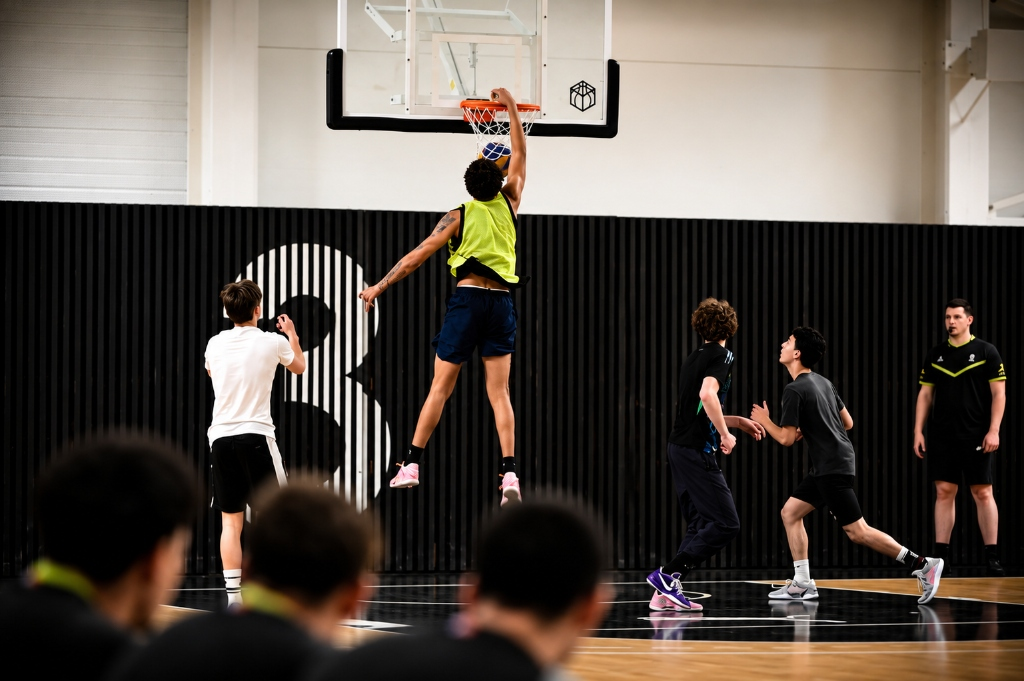
#> input picture assets/images/gallery-1.jpg, 1024 x 681 px; its folder holds 4 pictures in this run
$ python build-images.py
#> lines starting #> are read from the running program, lines starting #| are printed output that depends on the picture
"""Génère les images web de la galerie à partir des originaux assets/images/gallery-N.jpg.

Pour chaque photo :
  - agrandissement ×2 (Lanczos) pour les écrans haute densité ;
  - netteté fine (unsharp mask), léger contraste local (« clarté »), contraste ×1.12 et saturation ×1.05 ;
  - export WebP en 600 / 1200 / 2048 px de large (ou la largeur max disponible) + un JPEG haute qualité de secours.

Usage : python3 scripts/build-images.py
"""
from pathlib import Path

from PIL import Image, ImageEnhance, ImageFilter

DIR = Path(__file__).resolve().parent.parent / "assets" / "images"
WIDTHS = (600, 1200, 2048)


def enhance(im: Image.Image) -> Image.Image:
    im = im.convert("RGB")
#> im is the input picture: PIL image 1024x681 RGB; mean R, G, B 87.9, 79.3, 71.3
    im = im.resize((im.width * 2, im.height * 2), Image.LANCZOS)
#> im: PIL image 2048x1362 RGB
    im = im.filter(ImageFilter.UnsharpMask(radius=1.8, percent=80, threshold=3))
    im = im.filter(ImageFilter.UnsharpMask(radius=24, percent=14, threshold=0))
    # contraste/saturation intégrés à l'image (évite un filtre CSS recalculé pendant l'animation)
    im = ImageEnhance.Contrast(im).enhance(1.12)
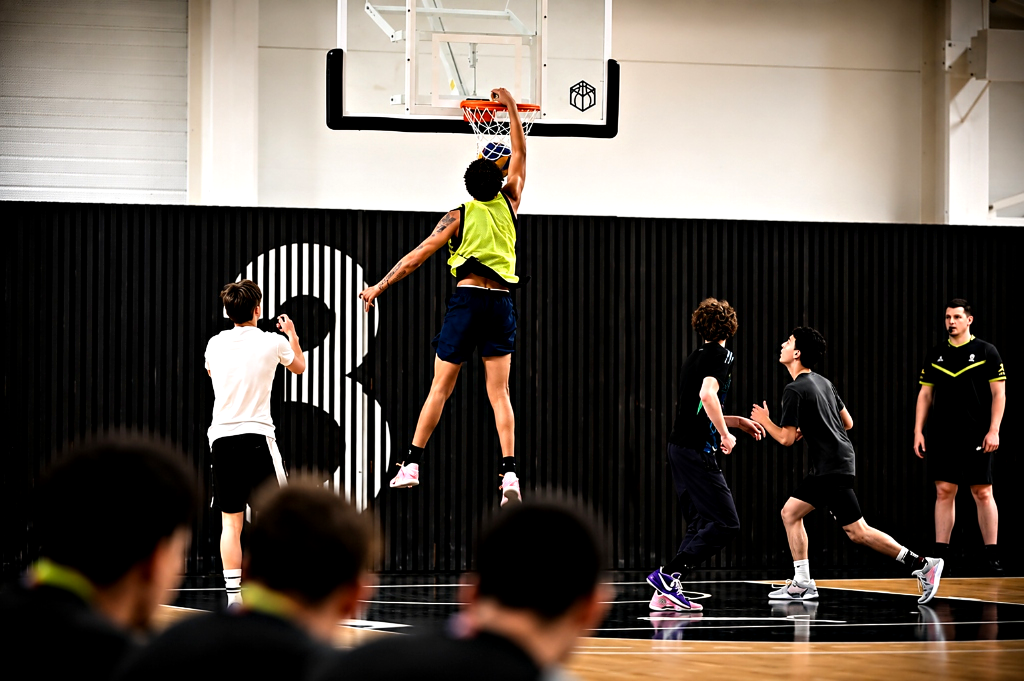
#> im: PIL image 2048x1362 RGB (shown at 1/2 size); mean R, G, B 90.7, 81.6, 73
    im = ImageEnhance.Color(im).enhance(1.05)
    return im


def main() -> None:
    for i in range(1, 6):
        src = DIR / f"gallery-{i}.jpg"
        hd = enhance(Image.open(src))
        sizes = [w for w in WIDTHS if w < hd.width] + [min(hd.width, WIDTHS[-1])]
#> sizes = [600, 1200, 2048]
        for w in sizes:
            out = hd if hd.width == w else hd.resize((w, round(hd.height * w / hd.width)), Image.LANCZOS)
            out.save(DIR / f"gallery-{i}-{w}.webp", "WEBP", quality=86, method=6)
#> this loop made 3 passes
#> pass 1, in main, `out = hd if hd.width == w else hd.resize((w, round(hd.height * w / hd...`:
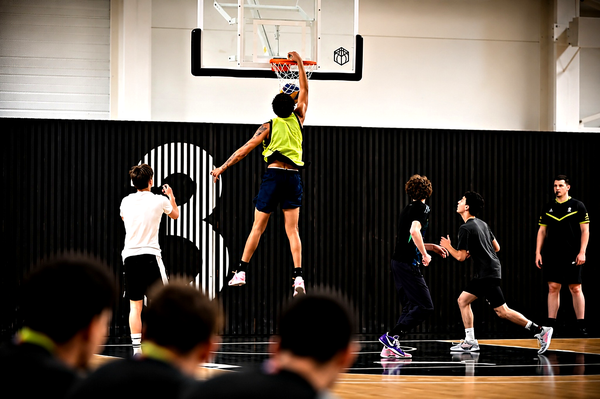
#> out: PIL image 600x399 RGB; mean R, G, B 90.9, 81.3, 72.3
#> pass 2, in main, `out = hd if hd.width == w else hd.resize((w, round(hd.height * w / hd...`:
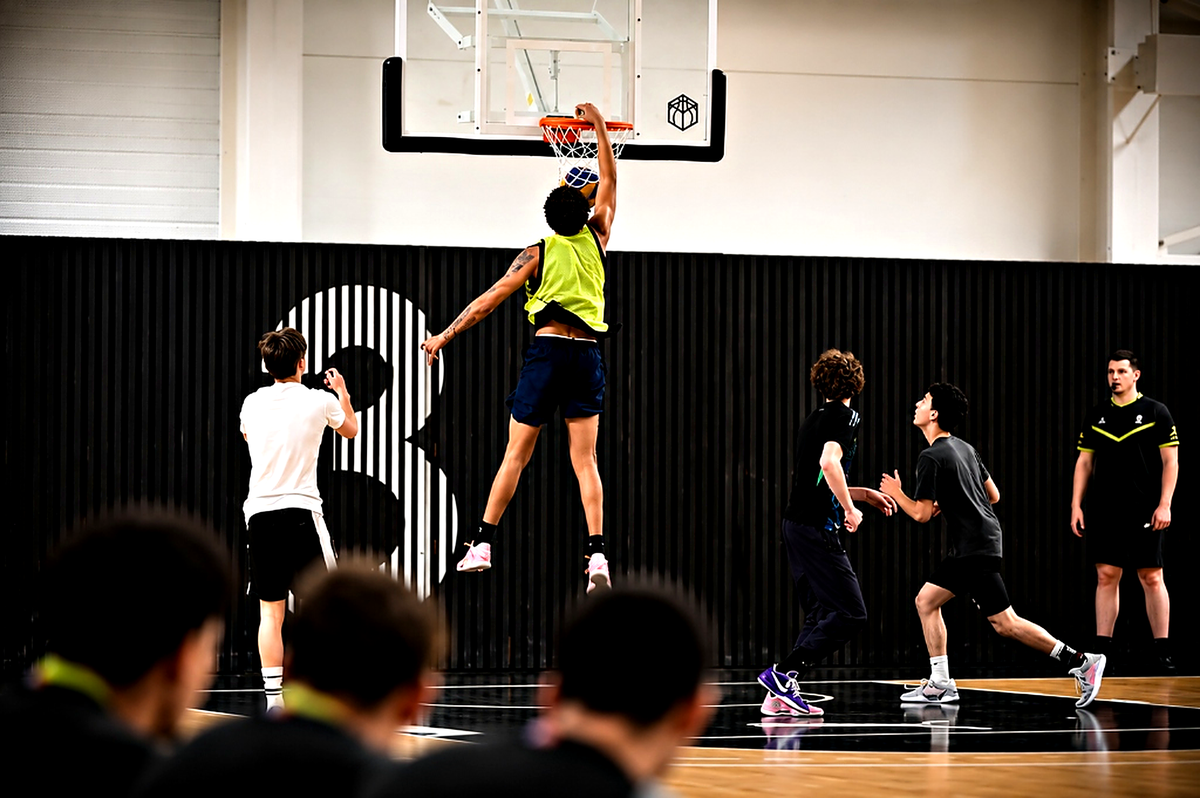
#> out: PIL image 1200x798 RGB; mean R, G, B 90.8, 81.2, 72.3
        fb = hd.resize((1200, round(hd.height * 1200 / hd.width)), Image.LANCZOS)
        fb.save(DIR / f"gallery-{i}-hd.jpg", "JPEG", quality=88, optimize=True, progressive=True)
        print(f"gallery-{i}: {hd.width}x{hd.height} -> webp {sizes}")
#| gallery-1: 2048x1362 -> webp [600, 1200, 2048]
#> pass 2 of the loop in main, `for i in range(1, 6):`:
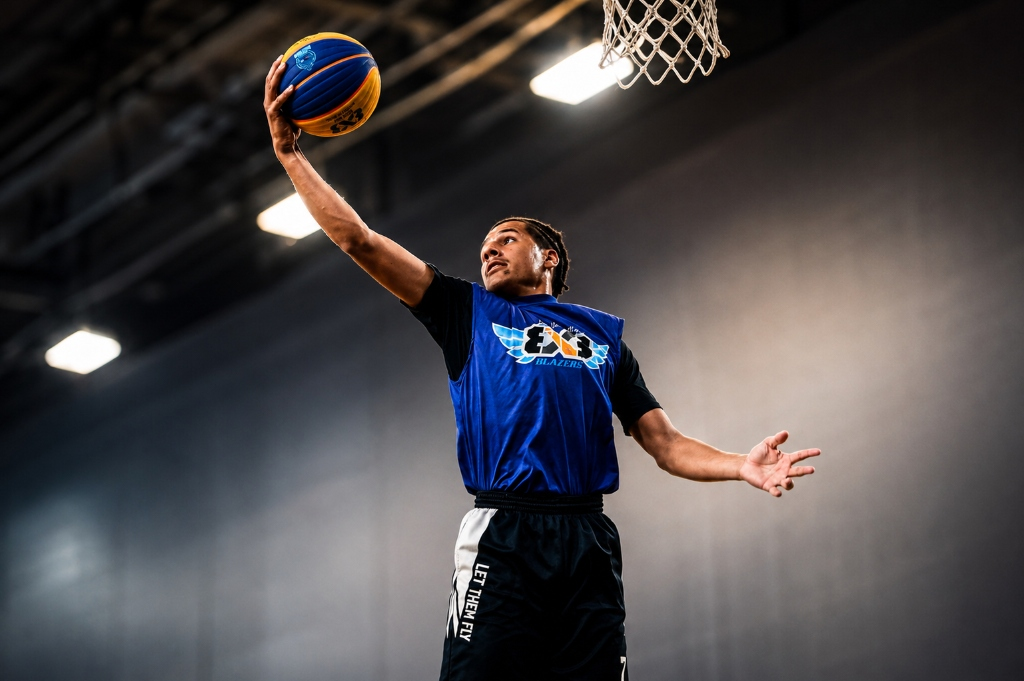
#> input picture assets/images/gallery-2.jpg, 1024 x 681 px
#> in enhance, im is the input picture: PIL image 1024x681 RGB; mean R, G, B 74.7, 71, 72.9
#> in enhance (call 2), `im = ImageEnhance.Color(im).enhance(1.05)`:
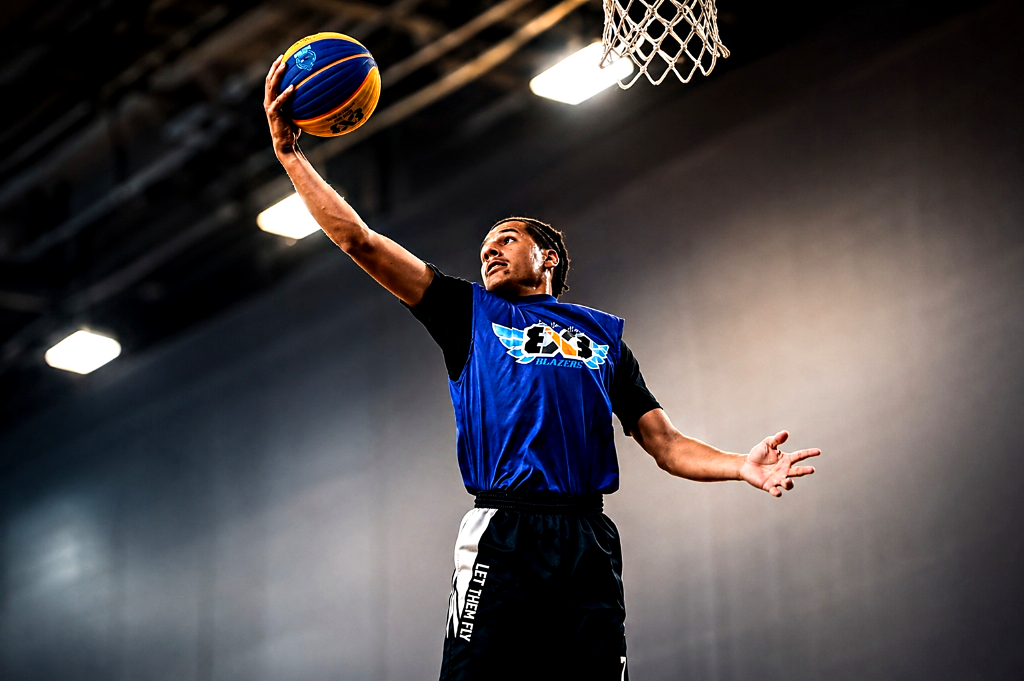
#> im: PIL image 2048x1362 RGB (shown at 1/2 size); mean R, G, B 74.9, 70.4, 72.5
#> the loop in main, `for w in sizes:` made 3 passes
#> pass 1, in main, `out = hd if hd.width == w else hd.resize((w, round(hd.height * w / hd...`:
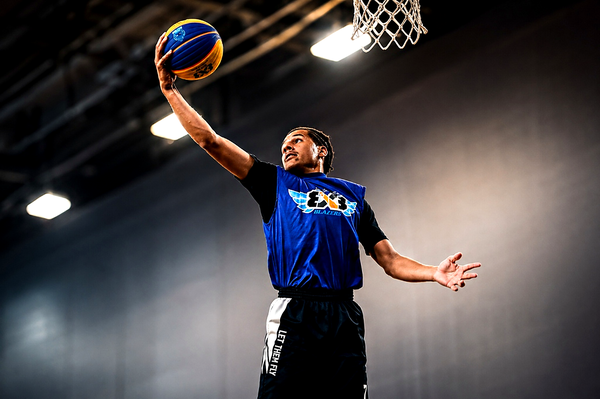
#> out: PIL image 600x399 RGB; mean R, G, B 74.9, 70.4, 72.6
#| gallery-2: 2048x1362 -> webp [600, 1200, 2048]


if __name__ == "__main__":
#> (the run stopped early here; a loop or call above may not have finished)
